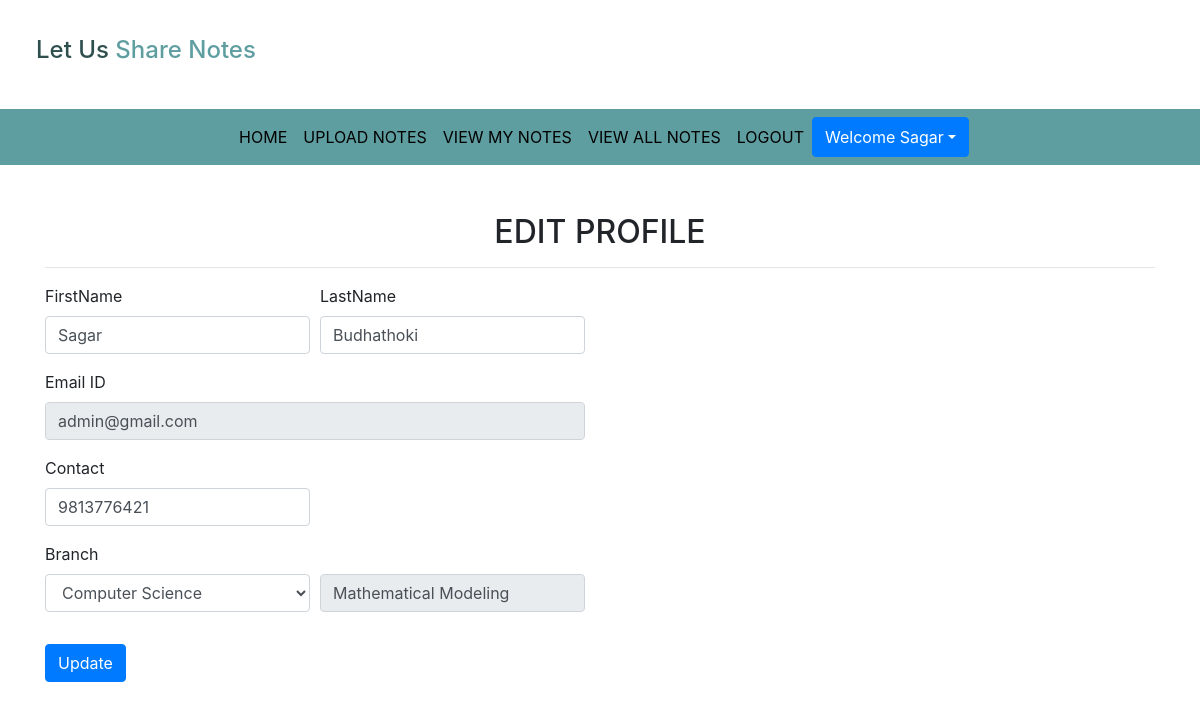
The app's page /edit_profile (signed in) with its own data.
### Notes/models.py (models this page shows, shortened)
class Signup(models.Model):
    user=models.ForeignKey(User,on_delete=models.CASCADE)
    contact=models.CharField(max_length=10,null=True)
    branch=models.CharField(max_length=30)
    role=models.CharField(max_length=15)

### Notes/views.py (the view, shortened to what this page needs)
# urls.py: path('edit_profile',edit_profile,name='edit_profile'),
def edit_profile(request):
    if not request.user.is_authenticated:
        return redirect('login')
    user=User.objects.get(id=request.user.id)
    data=Signup.objects.get(user=user)
    error=False
    d={'data':data,'user':user,'error':error}
    return render(request,'edit_profile.html',d)

### Notes/templates/edit_profile.html (shortened to what this page needs)
{% extends 'usernavigation.html' %}
{% load static %}
{% block body %}
<div class="container mt-5">
    <h2 class="text-center">EDIT PROFILE</h2>
    <hr>
    <DIV class="row">
        <div class="col-sm-6">
        <form method="post">
            <div class="form-row">
                <div class="form-group col-sm-6">
                    <label>FirstName</label>
                    <input type="text" class="form-control" value="{{data.user.first_name}}" name="firstname">
                </div>
                <div class="form-group col-sm-6">
                    <label>LastName</label>
                    <input type="text" class="form-control" value="{{data.user.last_name}}" name="lastname">
                </div>
            </div>
            <div class="form-row">
                <div class="form-group col-md-12">
                    <label>Email ID</label>
                    <input type="text" class="form-control" value="{{data.user.username}}" name="emailid" readonly>
                </div>
            </div>
            <div class="form-row">
                <div class="form-group col-md-6">
                    <label>Contact</label>
                    <input type="text" class="form-control" value="{{data.contact}}" name="contact">
                </div>
            </div>
            <div class="form-row">
                <div class="form-group col-md-6">
                    <label>Branch</label>
                    <select class="form-control" name="branch">
                        <option value="Computer Science">Computer Science</option>
                    </select>
                </div>
                <div class="form-group col-md-6 mt-2">
                    <br>
                     <input type="text" value="{{data.branch}}" class="form-control" readonly>
                </div>
            </div>
<input type="submit" value="Update" class="btn btn-primary mt-3">
        </form>
            </div>
    </DIV>
</div>
{% endblock %}

### Notes/templates/usernavigation.html (shortened to what this page needs)
<html>
<head>
  {% load static %}
  <link rel="stylesheet" href="https://maxcdn.bootstrapcdn.com/bootstrap/4.3.1/css/bootstrap.min.css">
  <link rel="stylesheet" href="https://use.fontawesome.com/releases/v5.6.3/css/all.css"></head>
  <link rel="stylesheet" href="{% static 'css/mystyle.css' %}">
</head>
<body>
<h4 style="padding : 3%"><span style="color:darkslategrey">Let Us</span><span style="color:cadetblue"> Share Notes</span></h4>
<nav class="navbar navbar-expand-sm justify-content-center" style = "background-color : cadetblue">
  <ul class="navbar-nav">
    <li class="navbar-item">
      <a class="nav-link" href="{% url 'profile' %}">HOME</a>
    </li>
    <li class="navbar-item">
      <a class="nav-link" href="{% url 'upload_notes' %}">UPLOAD NOTES</a>
    </li>
    <li class="navbar-item">
      <a class="nav-link" href="{% url 'view_mynotes' %}">VIEW MY NOTES</a>
    </li>
    <li class="navbar-item">
      <a class="nav-link" href="{% url 'viewallnotes' %}">VIEW ALL NOTES</a>
    </li>
    <li class="navbar-item">
      <a class="nav-link" href="{% url 'logout' %}">LOGOUT</a>
    </li>
    <div class="btn-group">
      <button type="button" class="btn btn-primary dropdown-toggle" data-toggle="dropdown">Welcome {{request.user.first_name}}</button>
    </div>
  </ul>
</nav>
</body>
</html>
{% block body %}
{% endblock %}

### Notes/static/css/mystyle.css (style rules this page uses)
.nav-link { color : black }

### records on screen
Signup: firstname "Sagar", lastname "Budhathoki", emailid "admin@gmail.com", contact "9813776421", branch "Mathematical Modeling"

### other values on screen
{{ request.user.first_name }} "Sagar"
